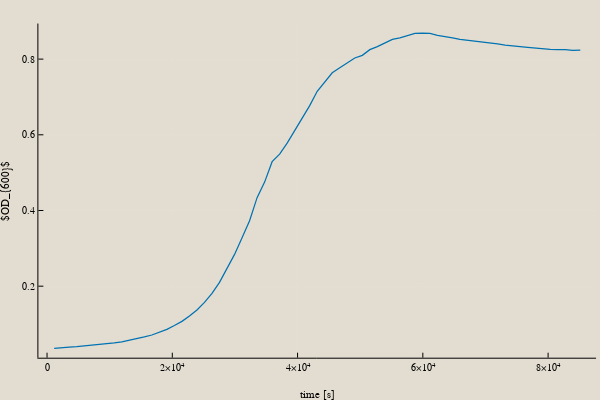

Source (notebook cell):
### Markdown cell above
Plot one growth curve.

### Code cell
plot()
for i in 15:15
    plot!(
        df[df.Well .== Symbol("Column$i"), Symbol("time_[s]")], 
        df[df.Well .== Symbol("Column$i"), :OD], 
        label=:none,
        xlabel="time [s]",
        ylabel = L"OD_{600}"
    )
end
plot!()

### Figure 1 — Plotly figure (JSON) as saved in the notebook; plotly's stock layout.template omitted (floating-point values rounded to 4 significant figures)
{"data": [{"colorbar": {"title": ""}, "legendgroup": "", "line": {"color": "rgba(1, 115, 178, 1.000)", "dash": "solid", "shape": "linear", "width": 1.25}, "mode": "lines", "name": "", "showlegend": false, "type": "scatter", "x": [1137, 2337, 3537, 4737, 5937, 7137, 8337, 9537, 10737, 11937, 13137, 14337, 15537, 16737, 17937, 19137, 20337, 21537, 22737, 23937, 25137, 26337, 27537, 28737, 29937, 31137, 32337, 33537, 34737, 35937, 37137, 38337, 39537, 40737, 41937, 43137, 44337, 45537, 46737, 47937, 49137, 50337, 51537, 52737, 53937, 55137, 56337, 57537, 58737, 59937, 61137, 62337, 63537, 64737, 65937, 67137, 68337, 69537, 70737, 71937, 73137, 74337, 75537, 76737, 77937, 79137, 80337, 81537, 82737, 83937, 85137], "xaxis": "x1", "y": [0.036, 0.038, 0.039, 0.04, 0.042, 0.043, 0.045, 0.047, 0.05, 0.053, 0.057, 0.061, 0.066, 0.071, 0.078, 0.086, 0.096, 0.107, 0.121, 0.137, 0.157, 0.181, 0.21, 0.245, 0.284, 0.328, 0.373, 0.434, 0.475, 0.529, 0.549, 0.578, 0.612, 0.646, 0.677, 0.715, 0.74, 0.764, 0.777, 0.791, 0.803, 0.81, 0.825, 0.833, 0.843, 0.852, 0.856, 0.863, 0.868, 0.869, 0.868, 0.863, 0.86, 0.856, 0.852, 0.85, 0.847, 0.845, 0.842, 0.84, 0.837, 0.834, 0.833, 0.831, 0.829, 0.827, 0.826, 0.825, 0.825, 0.823, 0.824], "yaxis": "y1", "zmax": null, "zmin": null}], "layout": {"annotations": [], "height": 400, "legend": {"bgcolor": "rgba(227, 220, 208, 1.000)", "bordercolor": "rgba(227, 220, 208, 1.000)", "font": {"color": "rgba(0, 0, 0, 1.000)", "family": "sans-serif", "size": 11}, "tracegroupgap": 0, "x": 1, "y": 1}, "margin": {"b": 20, "l": 0, "r": 0, "t": 20}, "paper_bgcolor": "rgba(227, 220, 208, 1.000)", "plot_bgcolor": "rgba(227, 220, 208, 1.000)", "showlegend": true, "width": 600, "xaxis": {"anchor": "y1", "domain": [0.06397, 0.9934], "gridcolor": "rgba(255, 255, 255, 0.100)", "gridwidth": 0.5, "linecolor": "rgba(0, 0, 0, 1.000)", "mirror": false, "range": [-1383, 87657], "showgrid": true, "showline": true, "showticklabels": true, "tickangle": 0, "tickcolor": "rgb(0, 0, 0)", "tickfont": {"color": "rgba(0, 0, 0, 1.000)", "family": "Lucida Sans Unicode", "size": 10}, "tickmode": "array", "ticks": "inside", "ticktext": ["0", "2×10⁴", "4×10⁴", "6×10⁴", "8×10⁴"], "tickvals": [0, 20000, 40000, 60000, 80000], "title": "time [s]", "titlefont": {"color": "rgba(0, 0, 0, 1.000)", "family": "Lucida Sans Unicode", "size": 11}, "type": "-", "visible": true, "zeroline": false, "zerolinecolor": "rgba(0, 0, 0, 1.000)"}, "yaxis": {"anchor": "x1", "domain": [0.06193, 0.9902], "gridcolor": "rgba(255, 255, 255, 0.100)", "gridwidth": 0.5, "linecolor": "rgba(0, 0, 0, 1.000)", "mirror": false, "range": [0.01101, 0.894], "showgrid": true, "showline": true, "showticklabels": true, "tickangle": 0, "tickcolor": "rgb(0, 0, 0)", "tickfont": {"color": "rgba(0, 0, 0, 1.000)", "family": "Lucida Sans Unicode", "size": 10}, "tickmode": "array", "ticks": "inside", "ticktext": ["0.2", "0.4", "0.6", "0.8"], "tickvals": [0.2, 0.4, 0.6, 0.8], "title": "$OD_{600}$", "titlefont": {"color": "rgba(0, 0, 0, 1.000)", "family": "Lucida Sans Unicode", "size": 11}, "type": "-", "visible": true, "zeroline": false, "zerolinecolor": "rgba(0, 0, 0, 1.000)"}}}
